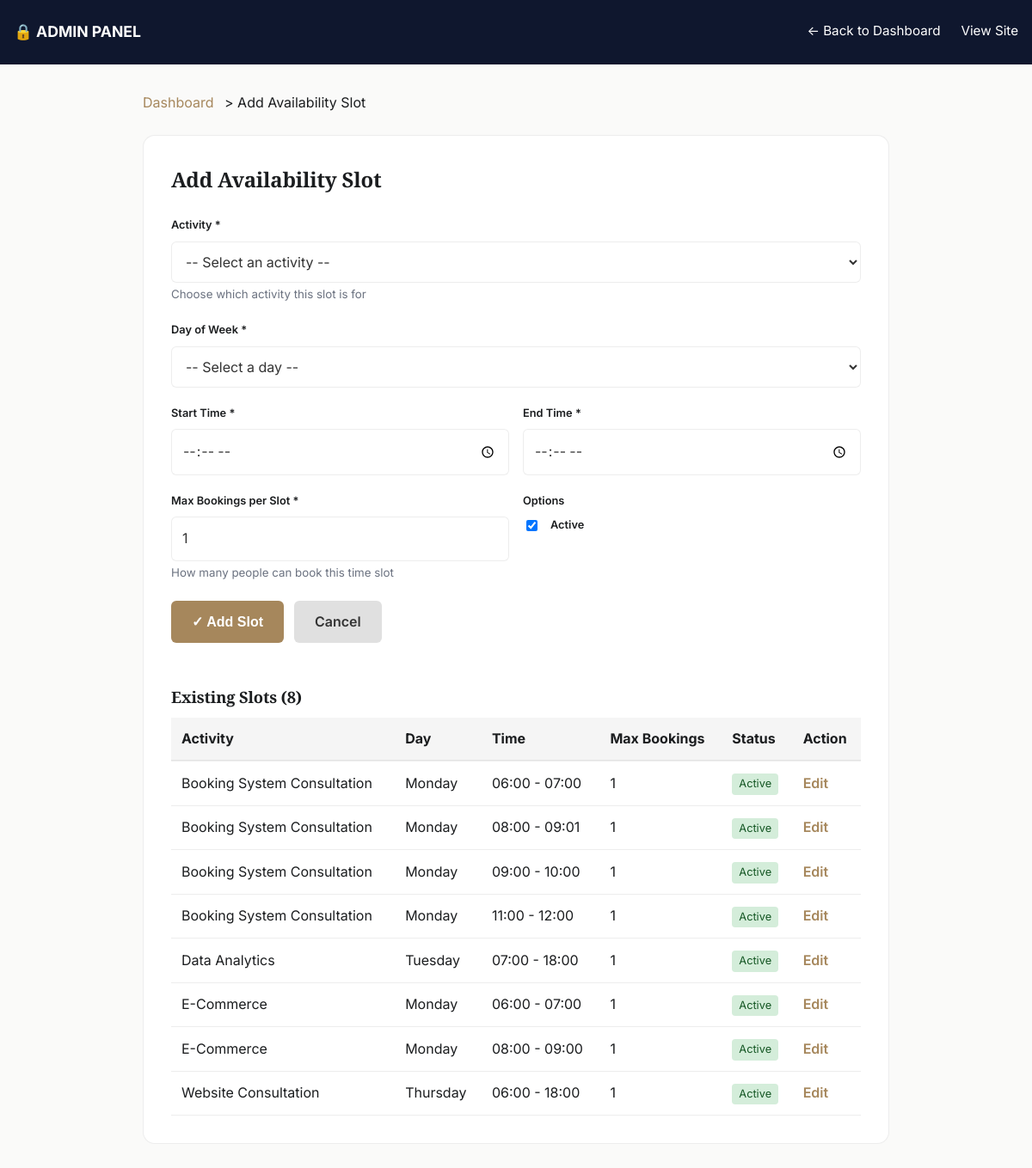
The app's page /booking/admin/add-availability-slot/ (signed in), older data.
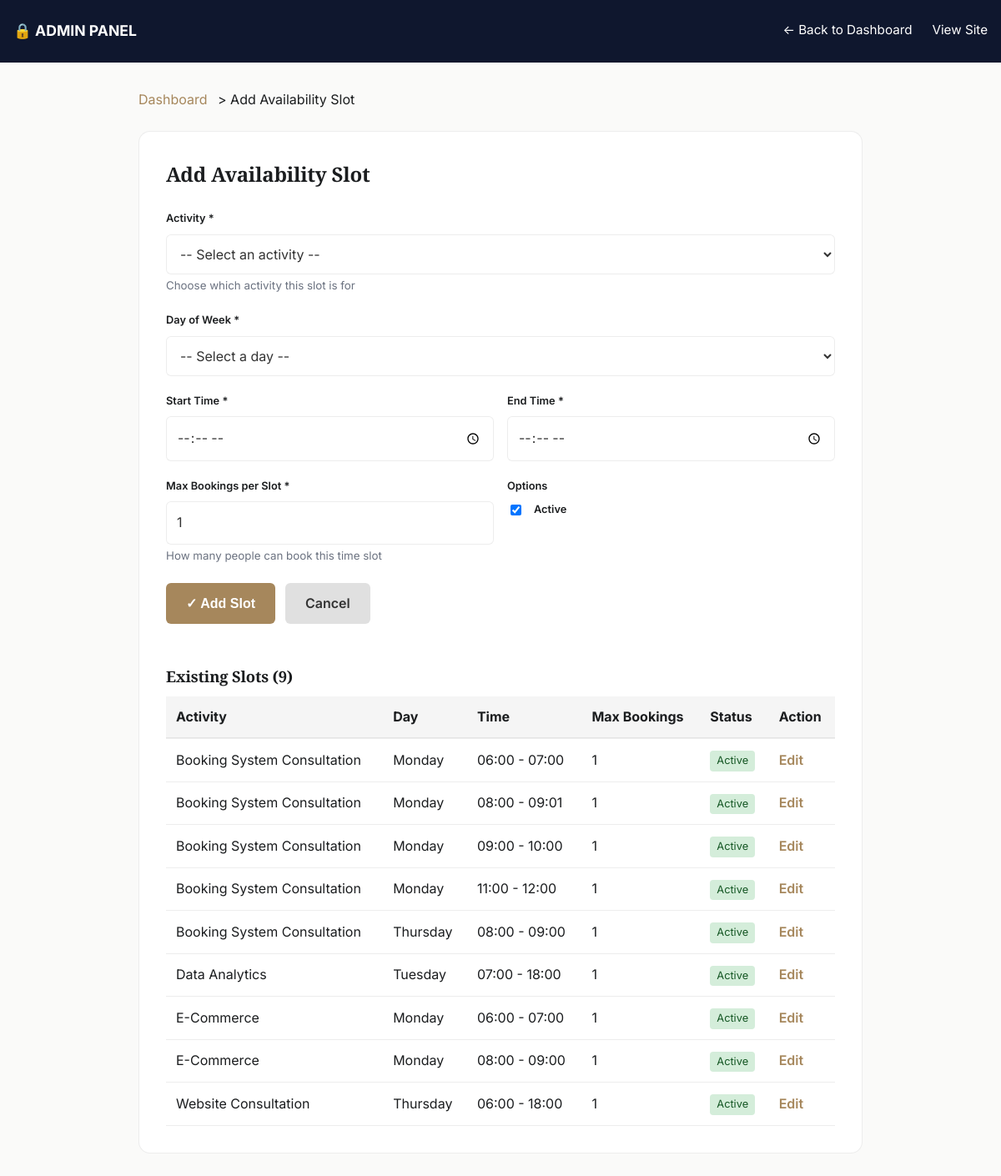
The same page, newer data.
### booking/models.py (models this page shows, shortened)
class AvailabilitySlot(models.Model):
    DAYS_OF_WEEK = [
        (0, "Monday"),
        (1, "Tuesday"),
        (2, "Wednesday"),
        (3, "Thursday"),
        (4, "Friday"),
        (5, "Saturday"),
        (6, "Sunday"),
    ]
    activity = models.ForeignKey(Activity, on_delete=models.CASCADE, related_name="slots")
    day_of_week = models.IntegerField(choices=DAYS_OF_WEEK)
    start_time = models.TimeField()
    end_time = models.TimeField()
    max_bookings_per_slot = models.IntegerField(default=1)
    is_active = models.BooleanField(default=True)
    class Meta:
        unique_together = ["activity", "day_of_week", "start_time"]
        ordering = ["day_of_week", "start_time"]

class Activity(models.Model):
    name = models.CharField(max_length=100, unique=True)
    description = models.TextField(blank=True)
    duration_minutes = models.IntegerField(default=30)
    is_active = models.BooleanField(default=True)
    created_at = models.DateTimeField(auto_now_add=True)
    class Meta:
        verbose_name_plural = "Activities"
        ordering = ["name"]

### booking/views.py (the view, shortened to what this page needs)
# urls.py: path("admin/add-availability-slot/", views.add_availability_slot, name="add_availability_slot"),
@login_required(login_url="admin:login")
@user_passes_test(is_admin, login_url="admin:login")
def add_availability_slot(request):
    template_name = "booking/add_availability_slot.html"
    context = {
        "activities": Activity.objects.filter(is_active=True),
        "days_of_week": AvailabilitySlot.DAYS_OF_WEEK,
        "slots": AvailabilitySlot.objects.select_related("activity").order_by("activity", "day_of_week", "start_time"),
    }
    return render(request, template_name, context)

### booking/views.py (called while the page is built)
def is_admin(user):
    return user.is_staff or user.is_superuser

### templates/booking/add_availability_slot.html (shortened to what the changed rows need)
{% load static %}
<!doctype html>
<html lang="en">
<head>
  <link rel="stylesheet" href="{% static 'css/services.css' %}">
</head>
<body>
  <div class="container">
    <div class="admin-form">
      <div class="form-section">
        <h2>Add Availability Slot</h2>
      </div>
      {% if slots %}
        <div class="slots-list">
          <h3>Existing Slots ({{ slots.count }})</h3>
          <table class="slots-table">
            <thead>
              <tr>
                <th>Activity</th>
                <th>Day</th>
                <th>Time</th>
                <th>Max Bookings</th>
                <th>Status</th>
                <th>Action</th>
              </tr>
            </thead>
            <tbody>
              {% for slot in slots %}
                <tr>
                  <td>{{ slot.activity.name }}</td>
                  <td>{{ slot.get_day_of_week_display }}</td>
                  <td>{{ slot.start_time|time:"H:i" }} - {{ slot.end_time|time:"H:i" }}</td>
                  <td>{{ slot.max_bookings_per_slot }}</td>
                  <td>
                    <span class="slot-status {% if slot.is_active %}status-active{% else %}status-inactive{% endif %}">
                      {{ slot.is_active|yesno:"Active,Inactive" }}
                    </span>
                  </td>
                  <td>
                    <a href="{% url 'booking:edit_availability_slot' slot.id %}" style="color: var(--brass); text-decoration: none; font-weight: 600;">Edit</a>
                  </td>
                </tr>
              {% endfor %}
            </tbody>
          </table>
        </div>
      {% endif %}
    </div>
  </div>
</body>
</html>

Row changes from the older to the newer data that the page shows:
added AvailabilitySlot: activity.name "Booking System Consultation", day_of_week "Thursday", start_time "08:00", end_time "09:00", max_bookings_per_slot "1", is_active "Active"
Text that changed along with them:
{{ slots.count }}: "8" → "9"
